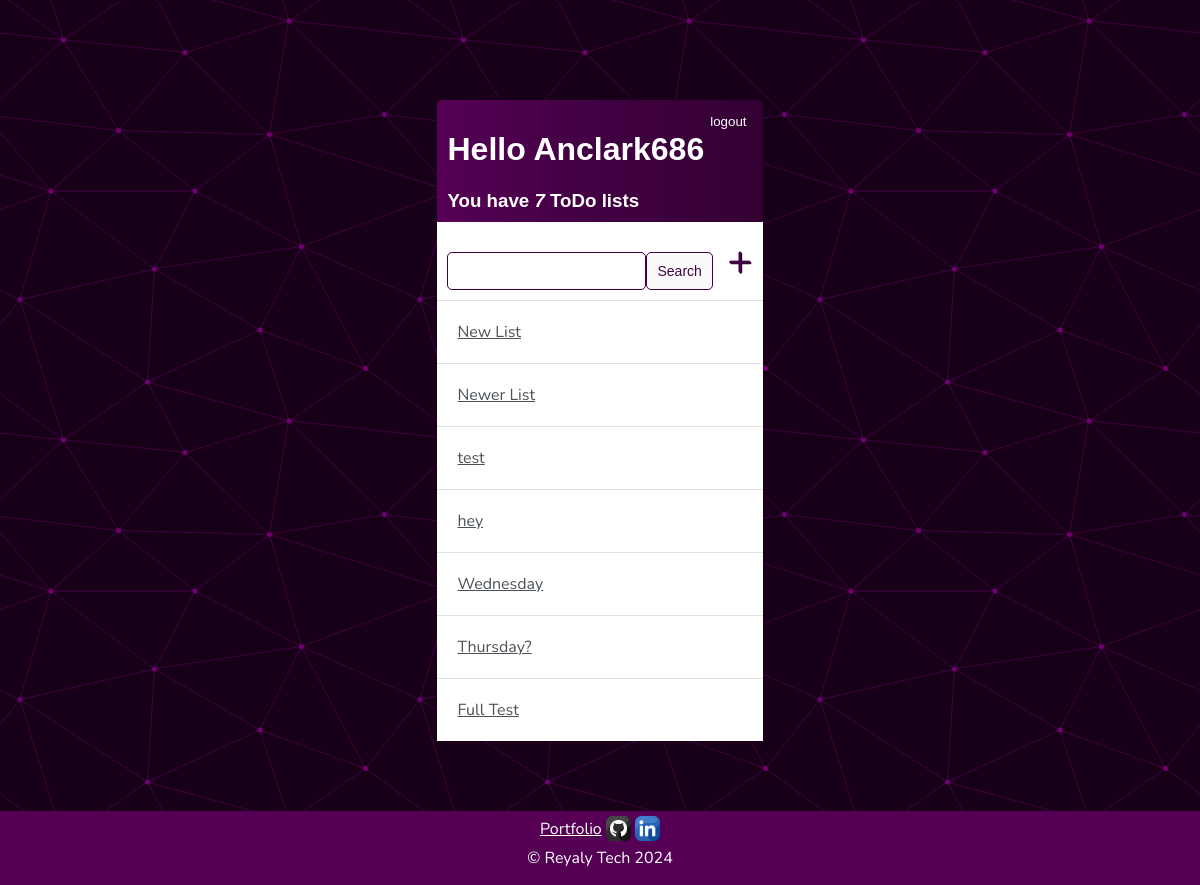
The app's page / (signed in) with its own data.
### base/models.py (models this page shows)
class ToDoList(models.Model):
    user = models.ForeignKey(User, on_delete=models.CASCADE, null=True, blank=True)
    title = models.CharField(max_length=200)
    description = models.CharField(max_length=200)
    created = models.DateTimeField(auto_now_add=True)
    def __str__(self):
        return self.title
    class Meta:
        ordering = ['created']

### base/views.py (the view)
# urls.py: path('', ToDoListList.as_view(), name="lists"),
class ToDoListList(LoginRequiredMixin, ListView):
    model = ToDoList
    context_object_name = "lists"
    def get_context_data(self, **kwargs):
        context = super().get_context_data(**kwargs)
        context['lists'] = context['lists'].filter(user=self.request.user)
        context['count'] = context['lists'].count
        search_input = self.request.GET.get('search-area') or ''
        if search_input:
            context['lists'] = context['lists'].filter(title__contains=search_input)
        context['search_input'] = search_input
        return context

### base/templates/base/todolist_list.html (shortened to what this page needs)
{% extends 'base/main.html' %} {% block content%}
<div class="header-bar">
  <div>
    <h1>Hello {{request.user|title}}</h1>
    <h3 style="margin: 0">You have <i>{{count}}</i> ToDo list{{count|pluralize}}</h3>
  </div>
  {% if request.user.is_authenticated %}
  <form method="post" action="{% url 'logout' %}">
    <button type="submit" class="logout-btn">logout</button>
  </form>
  {% else %}
  <a href="{% url 'login' %}">Login</a>
  {% endif %}
</div>
<div id="search-add-wrapper">
  <form method="GET" style="margin-top: 20px; display: flex;">
      <input type="text" name="search-area" value="{{search_input}}">
      <input class="button" type="submit" value="Search" >
  </form>
  <a id="add-link" href = "{% url 'todolist-create' %}">&#x2b;</a>
</div>
<div class="task-items-wrapper">
  {% for list in lists %}
  <div class="list-wrapper">
    <a href="{% url 'tasks' list.id %}">{{list}}</a>
  </div>
  {% empty %}
  <h3>No lists</h3>
  {% endfor %}
</div>
{% endblock content%}

### base/static/base/style.css (style rules this page uses)
body, html { margin: 0; padding: 0; }
* { box-sizing: border-box; }
body { height: 100vh; margin: 0; background-color: #fafafa; font-family: "Nunito", sans-serif; padding-top: 50px; background-color: #180018; }
h1, h2, h3, h4, h5, h6 { font-family: "Raleway", sans-serif; }
a, p { color: #4b5156; }
.header-bar { display: flex; justify-content: space-between; color: #fff; padding: 10px; border-radius: 5px 5px 0 0; background-color: #180018; background: linear-gradient(90deg, #550055 0%, #440044 43%, #330033 100%); }
.task-wrapper, .list-wrapper { display: flex; align-items: center; justify-content: space-between; padding: 20px; background-color: #fff; border-top: 1px solid rgb(226, 226, 226); }
#search-add-wrapper { display: flex; justify-content: space-between; align-items: center; padding: 10px; background-color: #fff; }
#add-link { color: #440044; text-decoration: none; font-size: 42px; text-shadow: 1px 1px #330033; }
input[type="text"], input[type="password"], textarea { border: 1px solid #440044; border-radius: 5px; padding: 10px; width: 90%; }
.button { border: 1px solid #440044; background-color: #fafafa; color: #440044; padding: 10px; font-size: 14px; border-radius: 5px; cursor: pointer; text-decoration: none; }
.logout-btn { color: #fff; outline: none; background-color: inherit; border: none; }

### records on screen
ToDoList: title "New List"
ToDoList: title "Newer List"
ToDoList: title "test"
ToDoList: title "hey"
ToDoList: title "Wednesday"
ToDoList: title "Thursday?"
ToDoList: title "Full Test"

### other values on screen
{{ request.user|title }} "Anclark686"
{{ count }} "7"
